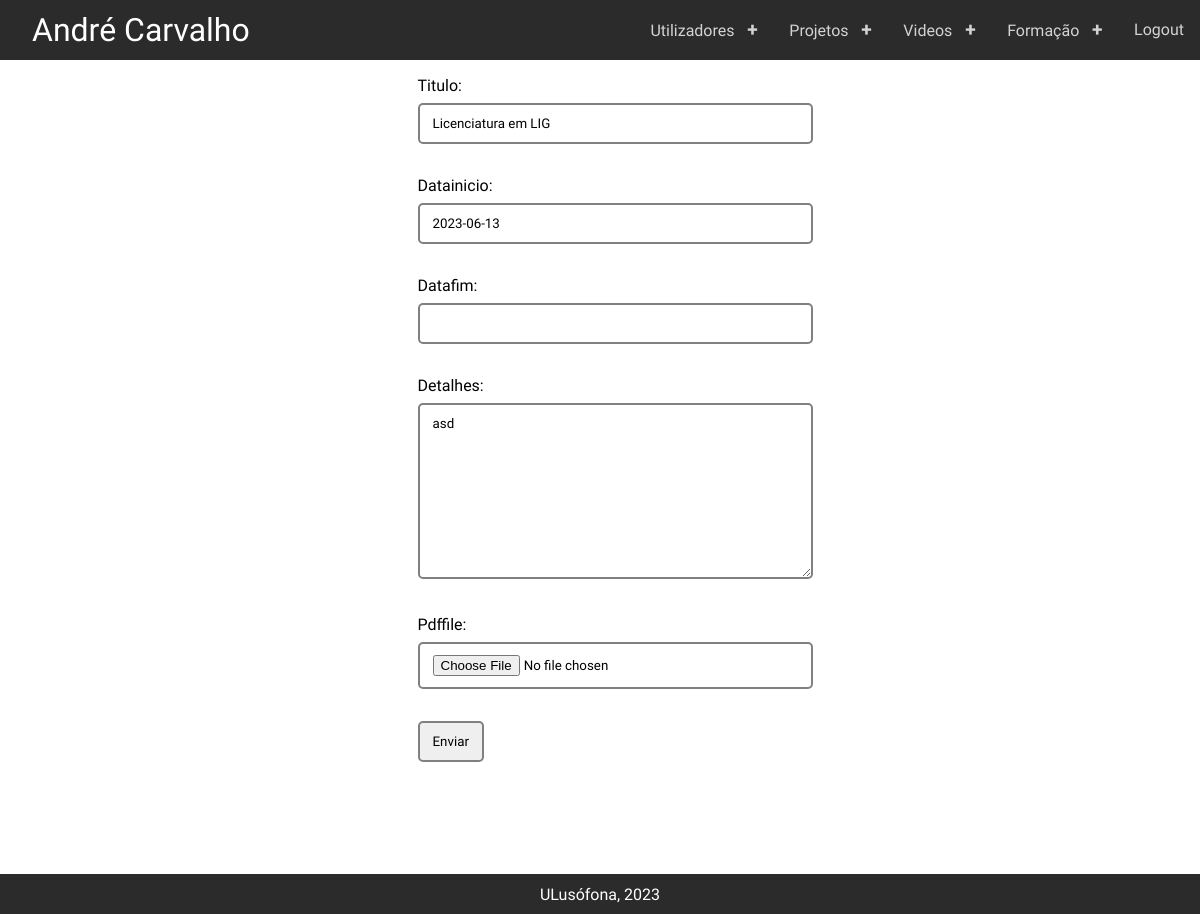
Before: /users/edita_formacao/2/ with the older database file.
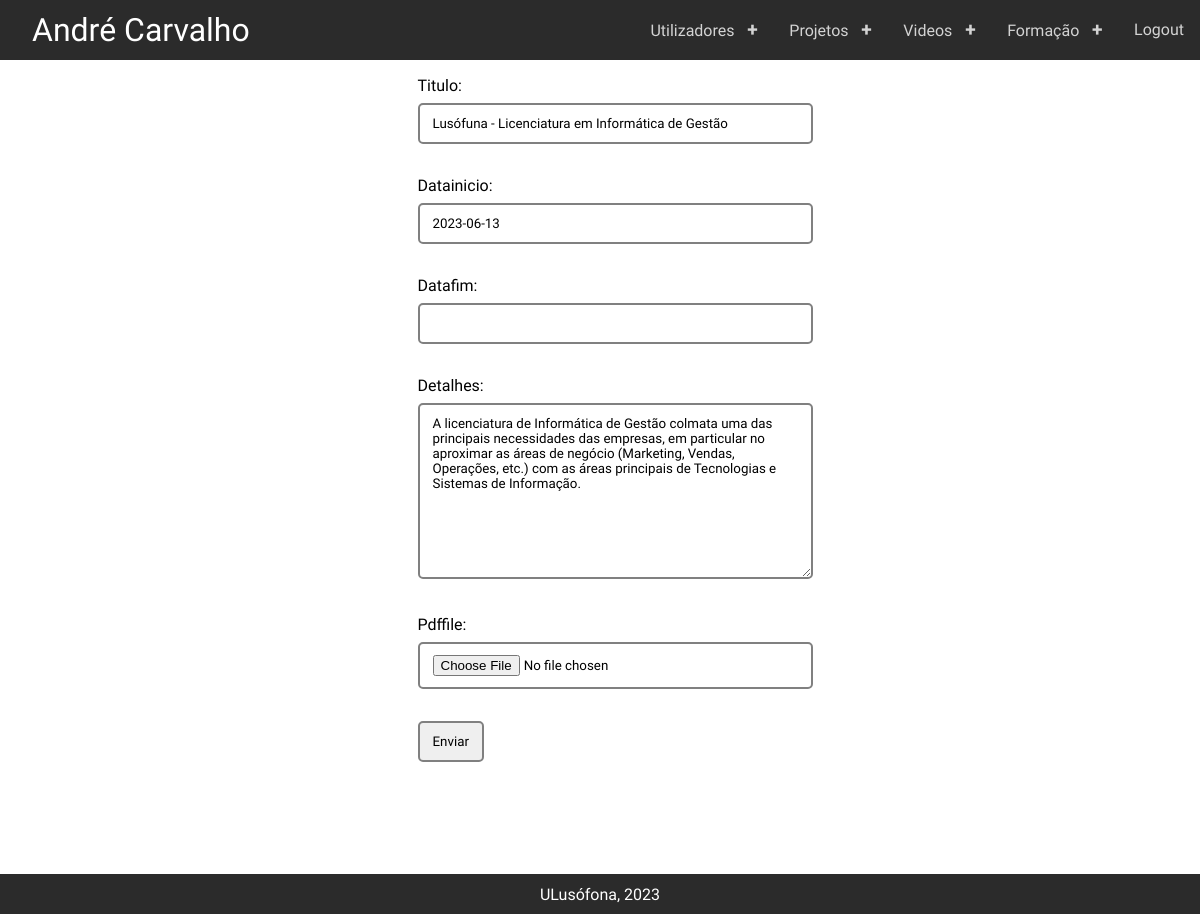
After: the same page with the newer database file.
### portfolio/models.py (models this page shows, shortened)
class Formacao(models.Model):
    titulo = models.CharField(max_length=255)
    dataInicio = models.DateField(null=True, default=None)
    dataFim = models.DateField(null=True, default=None)
    detalhes = models.TextField(max_length=5000, default='')
    pdfFile = models.FileField(upload_to='pdfs/', null=True, blank=True)

### users/views.py (the view)
# urls.py: path('edita_formacao/<int:objeto_id>/', views.edita_formacao, name='edita_formacao'),
def edita_formacao(request, objeto_id):
    formacao = get_object_or_404(Formacao, id=objeto_id)
    if request.method == 'POST':
        form = EditarFormacaoForm(request.POST, request.FILES)
        if form.is_valid():
            titulo = form.cleaned_data['titulo']
            dataInicio = form.cleaned_data['dataInicio']
            dataFim = form.cleaned_data['dataFim']
            detalhes = form.cleaned_data['detalhes']
            pdfFile = form.cleaned_data['pdfFile']
            formacao.titulo = titulo
            formacao.dataInicio = dataInicio
            formacao.dataFim = dataFim
            formacao.detalhes = detalhes
            formacao.pdfFile = pdfFile
            formacao.save()
            return redirect('users:lista_formacoes')
    else:
        form = EditarFormacaoForm(initial={
            'titulo': formacao.titulo,
            'dataInicio': formacao.dataInicio,
            'dataFim': formacao.dataFim,
            'detalhes': formacao.detalhes,
            'pdfFile': formacao.pdfFile
        })
    return render(request, 'users/form_editar.html', {'form': form})

### portfolio/forms.py
class EditarFormacaoForm(forms.Form):
    titulo = forms.CharField(max_length=255)
    dataInicio = forms.DateField(required=False)
    dataFim = forms.DateField(required=False)
    detalhes = forms.CharField(widget=forms.Textarea, max_length=5000)
    pdfFile = forms.FileField(required=False)

### portfolio/templates/users/form_editar.html (shortened to what this page needs)
{% extends 'users/layout.html' %}
{% block main %}
    <div class="wrapper-form-adicionar">
        <form method="post">
            {{ form.as_p }}
            <input type="submit" value="Enviar">
        </form>
    </div>
{% endblock %}

Changed rows visible on the page:
changed Formacao: titulo "Licenciatura em LIG" → "Lusófuna - Licenciatura em Informática de Gestão"; detalhes "asd" → "A licenciatura de Informática de Gestão colmata uma das principais necessidades das empresas, em particular no aproximar as áreas de negócio (Marketing, Vendas, Operações, etc.) com as áreas principais de Tecnologias e Sistemas de Informação."
